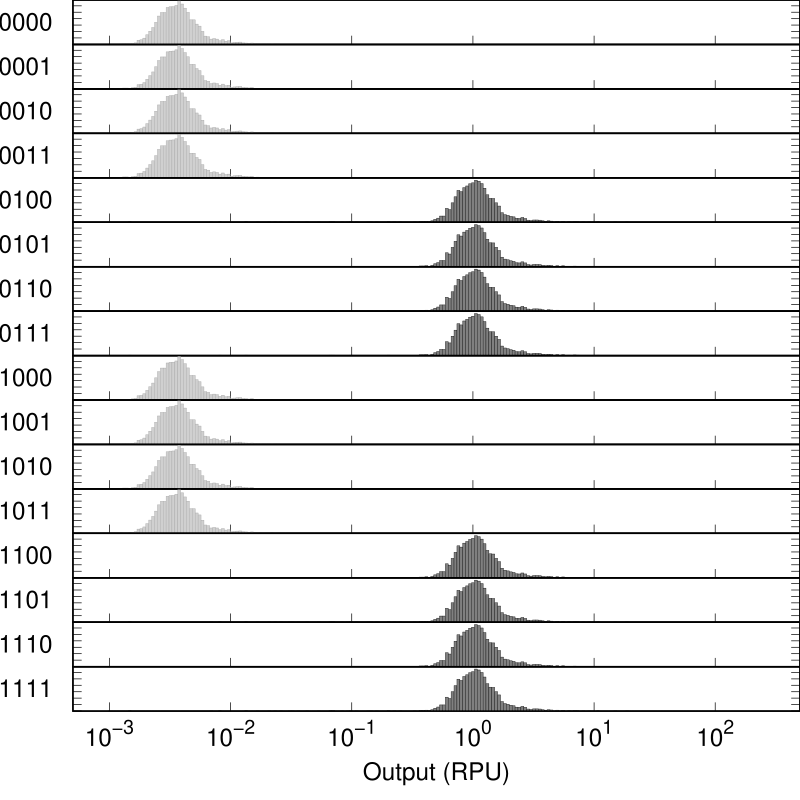

Reproduce this figure in gnuplot.
set output "ori_A000_YFP_truth.eps"
set terminal postscript  eps  enhanced color "Helvetica, 35" size 8,8
reset
set xtics nomirror
set tics scale 2
set logscale x
set format y "" 
set format x "" 
set xtics (0.001, 0.01, 0.1, 0, 1, 10, 100)
set ytics 0.01
set border 15 lw 2
set lmargin 5
set bmargin 0
set rmargin 0
set tmargin 0
max=500 #max value
min=0.0005 #min value
set xrange [min:max]
set yrange [-0.0002:0.0689883]
set style fill solid 0.5 #fillstyle
set multiplot layout 18,1 rowsfirst
set ylabel "0000" rotate by 0
plot "ori_A000_YFP_truth.txt" u (10**$1):2 w boxes lc rgb "dark-gray" notitle
set ylabel "0001" rotate by 0
plot "ori_A000_YFP_truth.txt" u (10**$1):3 w boxes lc rgb "dark-gray" notitle
set ylabel "0010" rotate by 0
plot "ori_A000_YFP_truth.txt" u (10**$1):4 w boxes lc rgb "dark-gray" notitle
set ylabel "0011" rotate by 0
plot "ori_A000_YFP_truth.txt" u (10**$1):5 w boxes lc rgb "dark-gray" notitle
set ylabel "0100" rotate by 0
plot "ori_A000_YFP_truth.txt" u (10**$1):6 w boxes lc rgb "black" notitle
set ylabel "0101" rotate by 0
plot "ori_A000_YFP_truth.txt" u (10**$1):7 w boxes lc rgb "black" notitle
set ylabel "0110" rotate by 0
plot "ori_A000_YFP_truth.txt" u (10**$1):8 w boxes lc rgb "black" notitle
set ylabel "0111" rotate by 0
plot "ori_A000_YFP_truth.txt" u (10**$1):9 w boxes lc rgb "black" notitle
set ylabel "1000" rotate by 0
plot "ori_A000_YFP_truth.txt" u (10**$1):10 w boxes lc rgb "dark-gray" notitle
set ylabel "1001" rotate by 0
plot "ori_A000_YFP_truth.txt" u (10**$1):11 w boxes lc rgb "dark-gray" notitle
set ylabel "1010" rotate by 0
plot "ori_A000_YFP_truth.txt" u (10**$1):12 w boxes lc rgb "dark-gray" notitle
set ylabel "1011" rotate by 0
plot "ori_A000_YFP_truth.txt" u (10**$1):13 w boxes lc rgb "dark-gray" notitle
set ylabel "1100" rotate by 0
plot "ori_A000_YFP_truth.txt" u (10**$1):14 w boxes lc rgb "black" notitle
set ylabel "1101" rotate by 0
plot "ori_A000_YFP_truth.txt" u (10**$1):15 w boxes lc rgb "black" notitle
set ylabel "1110" rotate by 0
plot "ori_A000_YFP_truth.txt" u (10**$1):16 w boxes lc rgb "black" notitle
set ylabel "1111" rotate by 0
set format x "10^{%T}" 
set xlabel "Output (RPU)" 
plot "ori_A000_YFP_truth.txt" u (10**$1):17 w boxes lc rgb "black" notitle
unset multiplot
